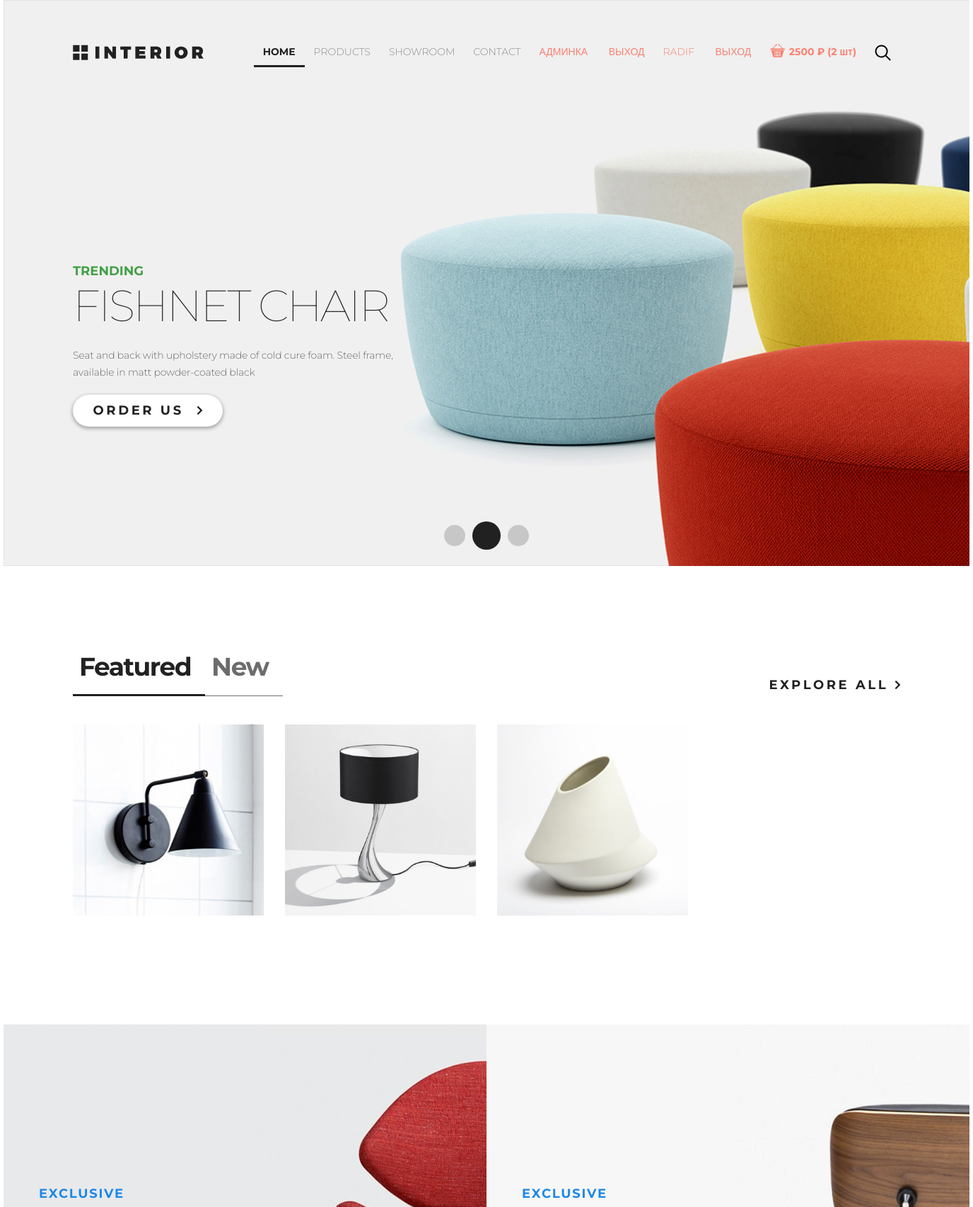
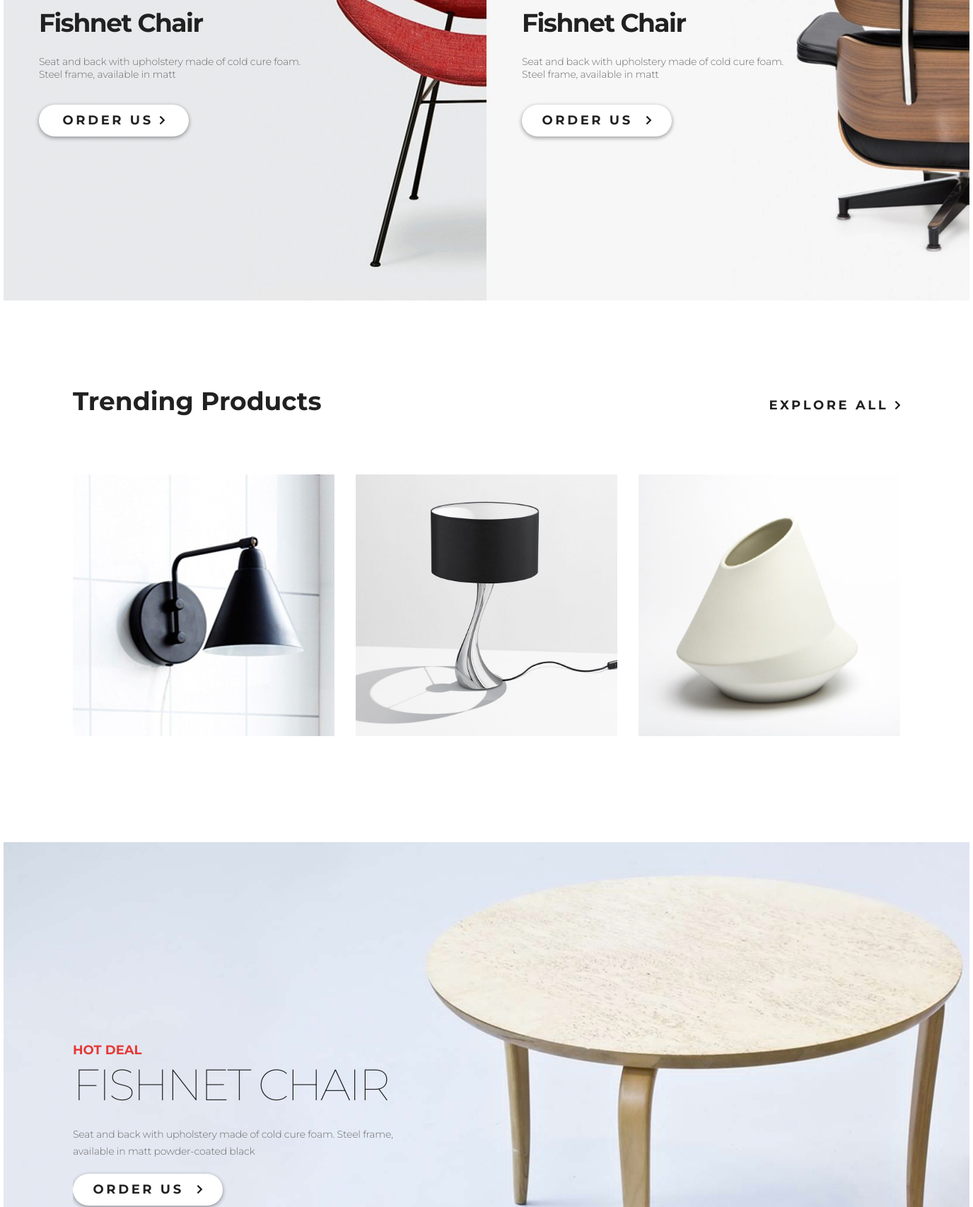
Page / (signed in, upper part) on the committed database (2 pictures, top to bottom).
### authapp/models.py (models this page shows)
class ShopUser(AbstractUser):
    age = models.PositiveIntegerField(verbose_name='возраст', null=True)
    avatar = models.ImageField(upload_to='users_avatars', blank=True)
    def basket_cost(self):
        return sum(item.product.price * item.quantity for item in self.user_basket.all())
    def basket_total_quantity(self):
        return sum(item.quantity for item in self.user_basket.all())
    class Meta:
        ordering = ['-is_active', '-is_superuser', '-is_staff', 'username']

### basketapp/models.py (models this page shows)
class BasketItem(models.Model):
    user = models.ForeignKey(
        get_user_model(),
        verbose_name='Пользователь',
        on_delete=models.CASCADE,
        related_name='user_basket'
    )
    product = models.ForeignKey(Product, verbose_name='Продукт', on_delete=models.CASCADE)
    quantity = models.PositiveIntegerField(default=0, verbose_name='Количество')
    mod_datetime = models.DateTimeField(auto_now=True,  verbose_name='Дата изменения')
    class Meta:
        verbose_name = 'корзина'
        verbose_name_plural = 'корзины'
        ordering = ['product']

### mainapp/models.py (models this page shows, shortened)
class Product(models.Model):
    category = models.ForeignKey(ProductCategory,
                                 on_delete=models.CASCADE,
                                 verbose_name='категория продукта')
    name = models.CharField('имя продукта', max_length=128)
    image = models.ImageField(upload_to='products_images', blank=True)
    short_desc = models.CharField('краткое описание продукта', max_length=64, blank=True)
    description = models.TextField('описание продукта', blank=True)
    price = models.DecimalField('цена продукта', max_digits=8, decimal_places=2, default=0)
    quantity = models.PositiveIntegerField('количество на складе', default=0)
    modified_date = models.DateTimeField(
        verbose_name='дата изменения', auto_now=True)
    class Meta:
        verbose_name = 'продукт'
        verbose_name_plural = 'продукты'
        ordering = ['name']

### mainapp/views.py (the view)
# urls.py: path('', adminapp.UsersList.as_view(), name='index'),
def index(request):
    featured_new_products = Product.objects.all().order_by('pk')
    all_products = Product.objects.all().order_by('price')
    context = {
        'page_title': 'INTERIOR',
        'links_menu': LINKS_MENU,
        'products': all_products[:3],
        'media_url': MEDIA_URL,
        'featured_new_products': featured_new_products[:4],
    }
    return render(request, 'mainapp/index.html', context)

### mainapp/templates/mainapp/index.html (shortened to what this page needs)
{% extends 'mainapp/base.html' %}
{% load static %}
{% block container %}
    <section class="slider padding-site clearfix">
        {% include 'mainapp/includes/inc__main_menu.html' %}
        <div class="slider_text">
            <p class="slider_trending">TRENDING</p>
            <h2 class="slider_h2">Fishnet Chair</h2>
            <p class="slider_content">Seat and back with upholstery made of cold cure foam. Steel
                frame, available in matt powder-coated black</p>
            <a href="#" class="button">Order Us
                <img class="arrow" src="{% static 'img/arrow.svg' %}" alt="arrow"></a>
        </div>
        <div class="pagination">
            <a href="#" class="circle"></a><a href="#" class="circle circle__active"></a><a href="#"
                                                                                            class="circle"></a>
        </div>
    </section>
    <section class="products padding-site clearfix">
        <div class="products_header">
            <ul class="products-menu">
                <li class="products-menu_list"><a href="#"
                                                  class="products-menu_link products-menu_link__active">Featured</a>
                </li>
                <li class="products-menu_list"><a href="#" class="products-menu_link">New</a></li>
            </ul>
            <a href="{% url 'main:catalog' pk=0 %}" class="products-explore">explore all <img
                    src="{% static 'img/arrow.svg' %}"
                    alt="image"></a>
        </div>
        {% include 'mainapp/includes/inc__featured_new_products.html' %}
    </section>
    <section class="exclusive clearfix">
        {% include 'mainapp/includes/inc__exclusive_products.html' %}
    </section>
    <section class="trending clearfix padding-site">
        <div class="trending-header clearfix">
            <h4 class="trending-h4">Trending Products</h4>
            <a href="{% url 'main:showroom' %}" class="products-explore">explore all <img
                    src="{% static 'img/arrow.svg' %}"
                    alt="image"></a>
        </div>
        <div class="trending-products trending-products_mt">
            {% include 'mainapp/includes/inc__trending_products.html' %}
        </div>
    </section>
    <section class="slider slider_bg padding-site">
        <div class="slider_text slider_text_pos">
            <p class="slider_trending slider_trending__red">Hot deal</p>
            <h2 class="slider_h2">Fishnet Chair</h2>
            <p class="slider_content">Seat and back with upholstery made of cold cure foam. Steel
                frame, available in matt powder-coated black</p>
            <a href="#" class="button">Order Us
                <img class="arrow" src="{% static 'img/arrow.svg' %}" alt="arrow"></a>
        </div>
    </section>
{% endblock %}

### mainapp/templates/mainapp/includes/inc__main_menu.html (shortened to what this page needs)
{% load static %}
<header class="header">
    <a href="{% url 'main:index' %}"><img class="logo" src="{% static 'img/logo.svg' %}" alt="logo"></a>
    <ul class="menu clearfix">
        {% for link in links_menu.links_menu %}
            <li class="menu_list">
                <a href="{% url link.href %}"
                   class="
                   menu_link
                   {% if 'main:'|add:request.resolver_match.url_name == link.href or request.resolver_match.url_name == 'catalog' and link.name == 'products' or request.resolver_match.url_name == 'showroom_catalog' and link.name == 'showroom' or request.resolver_match.url_name == 'product_page' and link.name == 'products' %}
                   menu_link__active
                   {% endif %}
">
                    {{ link.name|upper }}
                </a>
            </li>
        {% endfor %}
        {% if user.is_superuser %}
        <li class="menu_list">
            <a href="{% url 'my_admin:index' %}" class="menu_link forms-menu">
                админка
            </a>
            <a href="{% url 'auth:logout' %}" class="menu_link forms-menu">
                выход
            </a>
        </li>
        {% endif %}
        {% if user.is_authenticated %}
            <li class="menu_list">
                <a href="{% url 'auth:user_profile' %}" class="menu_link forms-menu">
                    {{ user.first_name|default:'Пользователь' }}
                </a>
                <a href="{% url 'auth:logout' %}" class="menu_link forms-menu">
                    выход
                </a>
            </li>
        {% endif %}
        {% if user.is_authenticated %}
            <li class="menu_list">
                <a href="{% url 'basket:index' %}" class="menu_link forms-menu basket">
                    <span class="icon-basket"></span>
                    <span class="basket-items">{{ user.basket_cost|floatformat:0 }} &#8381; ({{ user.basket_total_quantity }} шт)</span>
                </a>
            </li>
        {% endif %}
        <li class="menu_list">
            <a href="#" class="menu_link"><img src="{% static 'img/search.svg' %}" alt="img"></a>
        </li>
    </ul>
</header>

### mainapp/templates/mainapp/includes/inc__featured_new_products.html (shortened to what this page needs)
{% load static %}
<ul class="products_container">
    {% for product in products %}
        <li class="products_list"><a href="{% url 'main:product_page' product.pk %}" class="products_link">
            <img src="{{ media_url }}{{ product.image }}" alt="{{ product.name }}" class="products-img">
        </a></li>
    {% endfor %}
</ul>

### mainapp/templates/mainapp/includes/inc__trending_products.html
{% for product in products %}
    <a class="trending-product" href="{% url 'main:product_page' product.pk %}">
        <img src="{{ media_url }}{{ product.image }}" alt="{{ product.name }}"></a>
{% endfor %}

### static/css/style.css (style rules this page uses)
* { margin: 0; padding: 0; }
html { height: 100%; }
body { height: 100%; font-family: "Montserrat", sans-serif; }
.clearfix:after { content: ""; display: table; clear: both; }
.padding-site { padding-left: 98px; padding-right: 98px; }
.slider, .products, .exclusive, .trending { margin-bottom: 120px; }
.slider { height: 800px; background-image: url(../img/slider-img.jpg); position: relative; }
.logo { transition: 0.2s; }
.header { padding-top: 63px; }
.menu { float: right; }
.menu img { transition: 0.3s; }
.menu_list { list-style-type: none; float: left; }
.menu_link { color: #8c8c8c; font-size: 14px; font-weight: 300; text-transform: uppercase; text-decoration: none; padding: 10px 13px; transition: 0.1s; }
.menu_link__active { color: #212121; font-weight: 700; border-bottom: solid 3px #212121; }
.slider_trending { color: #43a047; font-size: 18px; font-weight: 700; text-transform: uppercase; margin-top: 283px; }
.slider_h2 { color: #212121; font-size: 62px; font-weight: 100; text-transform: uppercase; letter-spacing: -3px; }
.slider_content { color: #6c6c6c; font-size: 14px; font-weight: 300; width: 458px; margin-top: 20px; margin-bottom: 20px; line-height: 24px; letter-spacing: -0.2px; }
.button { color: #212121; font-size: 18px; font-weight: 700; text-transform: uppercase; box-shadow: 0 2px 5px 1px rgba(33, 33, 33, 0.35); border-radius: 23px; background-color: #ffffff; width: 212px; height: 45px; line-height: 45px; text-align: center; display: inline-block; text-decoration: none; letter-spacing: 3.6px; transition: 0.2s; }
.arrow { padding-left: 10px; }
.pagination { position: absolute; width: 1170px; bottom: 19px; text-align: center; }
.circle { width: 30px; height: 30px; display: inline-block; background-color: #c7c7c7; border-radius: 50%; margin: 5px; transition: 0.2s; }
.circle__active { width: 40px; height: 40px; background-color: #212121; margin-bottom: 0; }
.products-menu { overflow: hidden; }
.products-menu_list { list-style-type: none; }
.products-menu_link { text-decoration: none; color: #6c6c6c; font-size: 36px; font-weight: 700; float: left; padding: 0 20px 19px 9px; letter-spacing: -1.5px; border-bottom: solid 1px #6c6c6c; }
.products-menu_link__active { color: #212121 !important; border-bottom: solid 3px #212121 !important; padding-bottom: 17px; }
.products-explore { float: right; color: #212121; font-size: 18px; font-weight: 700; text-transform: uppercase; letter-spacing: 3.6px; text-decoration: none; position: relative; bottom: 27px; }
.products_container { margin-top: 40px; }
.products_list { float: left; list-style-type: none; margin: 0 30px 30px 0; position: relative; }
.products-img { width: 270px; height: 270px; }
.trending-h4 { color: #212121; font-size: 36px; font-weight: 700; }
.trending-product { float: left; margin-right: 30px; margin-bottom: 30px; width: 370px; height: 370px; transition: 0.2s; }
.trending-product:nth-child(3n) { margin-right: -30px; }
.trending-product img { width: 370px; height: 370px; }
.slider_bg { background: url(../img/slider.jpg); }
.slider_text_pos { padding-bottom: 5px; overflow: auto; }
.slider_trending__red { color: #e53935; }
.trending { position: relative; }
.trending .trending-products_mt { padding-top: 60px; clear: both; }
.forms-menu { color: salmon; }
.basket .icon-basket { display: inline-block; transform: scale(1.5); margin: 0 5px; }
.basket-items { text-transform: lowercase; font-weight: bold; }

### rows in the picture
ShopUser: first_name "RADIF", basket_cost "2500", basket_total_quantity "2"
Product: image (picture)
Product: image (picture)
Product: image (picture)

### other values in the picture
{{ link.name|upper }} "HOME" "PRODUCTS" "SHOWROOM" "CONTACT"
